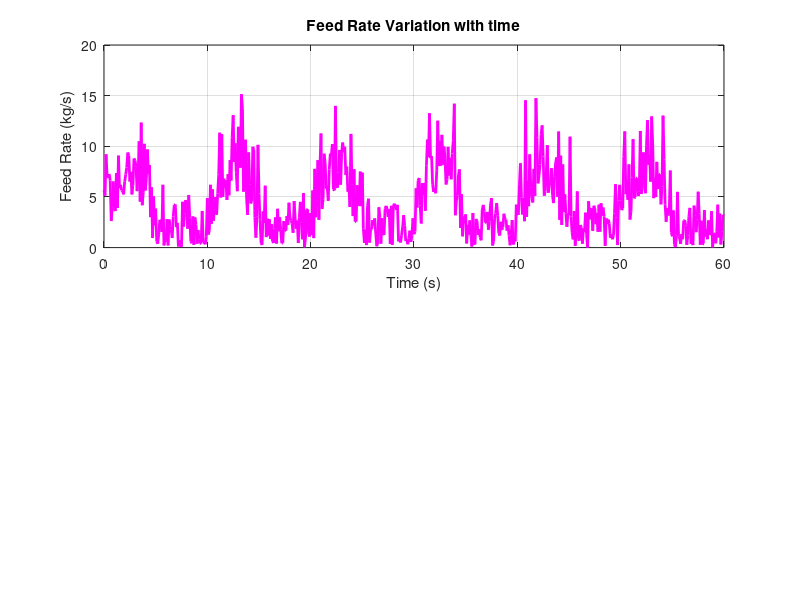

Source code (MATLAB): (Note: this script raises an error after producing the figure.)
%% Potato Harvester Fan System Simulation
%This is a small simulation of our fan system
%The fan speeds are varying with the feed rate 
%this will output the average fan speed and total harvested potato amount


clc;
close all;
clear all;

%% Inputs to the system( We can change these variables according to our requirements)
maxFanSpeed = 1000; % Maximum fan speed (in RPM)
minFanSpeed = 200; % Minimum fan speed (in RPM)
maxFeedRate = 5; % Maximum feed rate (in kg/s)
variationAmplitude = 0.8; % Amplitude of random feed rate variations

% Simulation parameters
% We have done this calculation only for a minute for the  simplicity  

simulationTime = 60; % seconds
timeStep = 0.1; % Sampling time (in seconds)

%% Creating arrays to store calculated data 

time = 0:timeStep:simulationTime;
fanSpeeds = zeros(size(time));
feedRateVariations = variationAmplitude * randn(size(time)); % Random feed rate variations
harvestedPotatoes = zeros(size(time));
feedRate = zeros(size(time));

%% Calculating the stroing the intermediate values

for i = 1:length(time)
    % Simulate varying feed rate
    % feedRate =  time varying feed rate
    % Here we have used a sinusoidal wave as the feed rate but we can use any other waveform 
    feedRate(i) = maxFeedRate * abs((sin(2 * pi * 0.1 * time(i))) + abs(feedRateVariations(i)));
    
    % Adjust fan speed based on feed rate 
    % fanSpeed = maxFanSpeed * (feed rate/ maximum feedRate )
    %This speed should be vary in between the maximum and minimum fan speeds
    fanSpeed = min(maxFanSpeed, max(minFanSpeed, maxFanSpeed * (feedRate(i) / maxFeedRate)));
    
    % Store the fan speeds 
    fanSpeeds(i) = fanSpeed;
    
    % Calculate harvested potatoes based on feed rate and time
    harvestedPotatoes(i) = feedRate(i) * timeStep;
end

%% Displaying the simulation results

figure;
% Ploting the feed rate variation
subplot(2, 1, 1);
plot(time, feedRate,'m', 'LineWidth', 2);
title('Feed Rate Variation with time');
xlabel('Time (s)');
ylabel('Feed Rate (kg/s)');
grid on;



% Adding a main title to the graph
sgtitle('Variation of Fan Speed with Feed Rate');


% Ploting the harvested potatoes over time
figure;
plot(time, harvestedPotatoes,'r', 'LineWidth', 2);
title('Harvested Potatoes over Time');
xlabel('Time (s)');
ylabel('Harvested Potatoes (kg)');
grid on;

%% Displaying the overall performance

fprintf('Total Potatoes Harvested: %.2f kg\n', sum(harvestedPotatoes));
fprintf('Average Fan Speed: %.2f RPM\n', mean(fanSpeeds));